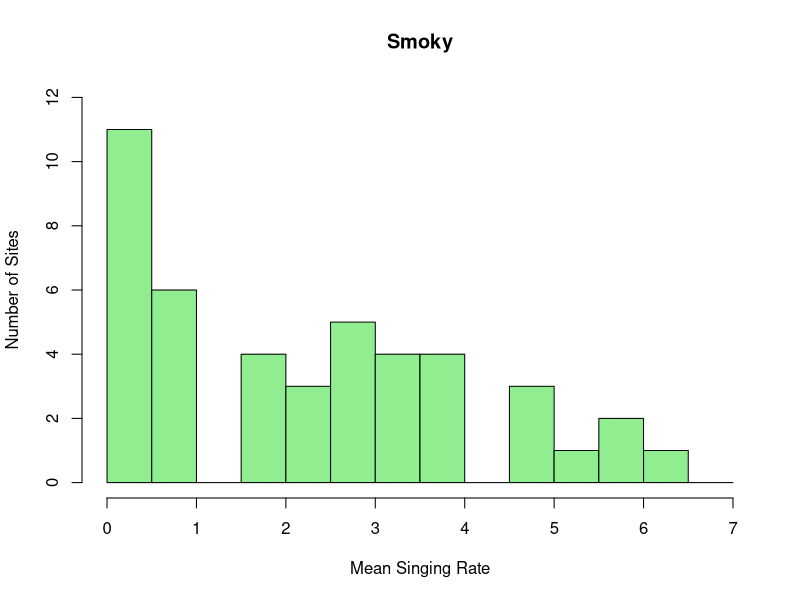
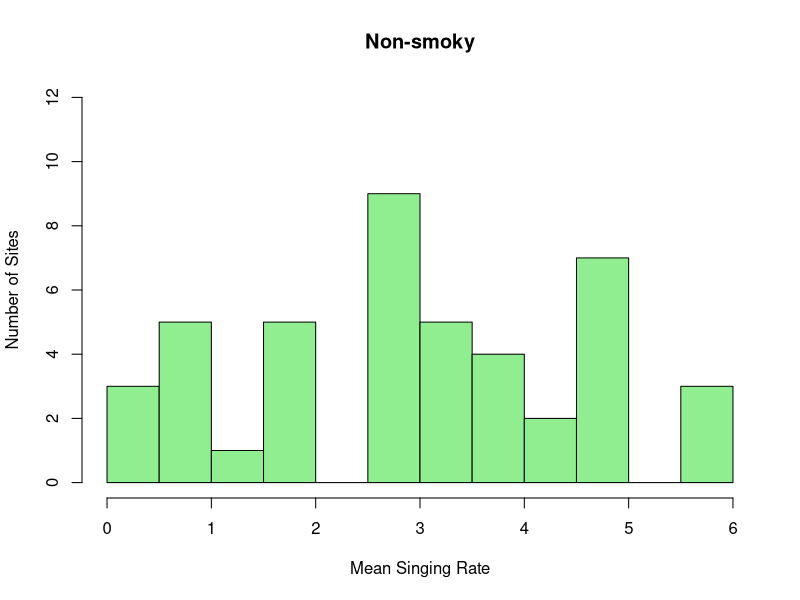

Generate these figures, in order, with R: (Note: this script raises an error after producing the figures.)
library(ggplot2)

# Import data

dat1 <- read.csv("Output/ttest.csv")

# Smoky histogram

hist_vals <- hist(dat1$mean_SR_smoky, breaks = seq(floor(min(dat1$mean_SR_smoky)), ceiling(max(dat1$mean_SR_smoky)), 0.5), plot = FALSE)
plot(hist_vals, col = "light green", border = "black", main = "Smoky",
     xlab = "Mean Singing Rate", ylab = "Number of Sites", ylim = c(0, 12))

# Non-smoky histogram

hist_vals <- hist(dat1$mean_SR_non_smoky, breaks = seq(floor(min(dat1$mean_SR_non_smoky)), ceiling(max(dat1$mean_SR_non_smoky)), 0.5), plot = FALSE)
plot(hist_vals, col = "light green", border = "black", main = "Non-smoky",
     xlab = "Mean Singing Rate", ylab = "Number of Sites", ylim = c(0, 12))

# Paired Box Plot
ggplot(tags1, aes(x = treatment, y = mean_singing_rate, fill = treatment)) +
  geom_boxplot() +
  labs(title = "Paired Box Plot", x = "Treatment", y = "Mean Singing Rate", fill = "Treatment")
